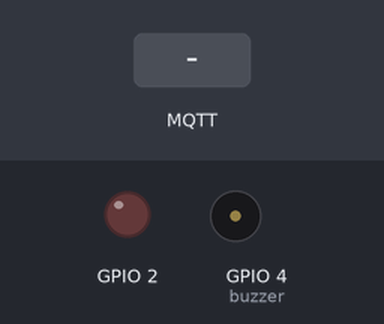
This sketch was run on a simulated ESP32. Shown: output pins drawn as LEDs (lit = HIGH), buzzer (waves = sounding). Dashed ring = blinking. The inputs (shaded band) are chosen by the test bench. WiFi joins after 1.5 s; servers stay silent unless stated; random numbers use the default seed unless the sketch sets one; no MQTT or app messages arrive unless stated; what the sketch prints to the serial monitor is not drawn.

Above: at 2.7 s.
2.8 s: MQTT message "1" arrives on the first subscribed topic
At 2.9 s:
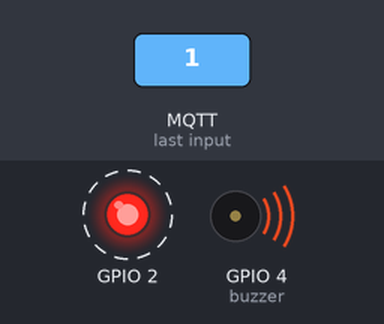
Timing chart, 0 to 11.8 s (numbered marks = the images above; inputs shaded):
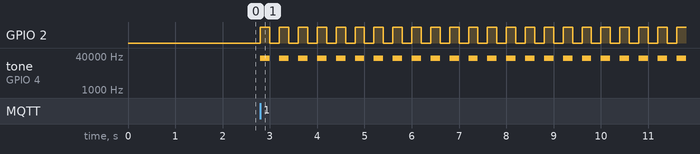

Measured:
- after the input at 2.8 s, GPIO 2: alternates HIGH for 0.20 s and LOW for 0.20 s, starting at once; tone on GPIO 4 (buzzer): alternates 32000 Hz for 0.20 s and silent for 0.20 s, starting at once

The sketch:

sketch.ino
```cpp
#include <WiFi.h>
#include <PubSubClient.h>

const char* ssid = "Wokwi-GUEST";
const char* password = "";
const char* mqtt_server = "broker.emqx.io";
const char* topic = "caleb/farm/test";

WiFiClient espClient;
PubSubClient client(espClient);

void setup_wifi() {
  delay(10);
  Serial.print("Connecting to WiFi...");
  WiFi.begin(ssid, password);
  while (WiFi.status() != WL_CONNECTED) {
    delay(500);
    Serial.print(".");
  }
  Serial.println(" Connected!");
}

void callback(char* topic, byte* payload, unsigned int length) {
  Serial.print("Message arrived [");
  Serial.print(topic);
  Serial.print("] ");

  String message;
  for (int i = 0; i < length; i++) {
    message += (char)payload[i];
  }
  Serial.println(message);

if (message == "1") {
    Serial.println("INTRUSION CONFIRMED! Beeping now...");

    for (int i=0; i<50; i++) {
      digitalWrite(2, HIGH);
      tone(4, 32000);
      delay(200);
      digitalWrite(2, LOW);
      noTone(4);
      delay(200);
    }
    Serial.println("Alarm cycle complete. Cattle are being deterred succesfully");
  }
}

void reconnect() {
  while (!client.connected()) {
    Serial.print("Attempting MQTT connection...");
    String clientId = "CalebFarm-";
    clientId += String(random(0xffff), HEX);

    if (client.connect(clientId.c_str())) {
      Serial.println("CONNECTED! Waiting for the model to detect.");
      client.subscribe(topic);
    } else {
      Serial.print("failed, rc=");
      Serial.print(client.state());
      Serial.println(" try again in 2 seconds");
      delay(2000);
    }
  }
}

void setup() {
  Serial.begin(115200);
  pinMode(2, OUTPUT);
  setup_wifi();
  client.setServer(mqtt_server, 1883);
  client.setCallback(callback);
}

void loop() {
  if (!client.connected()) {
    reconnect();
  }
  client.loop();
}
```
